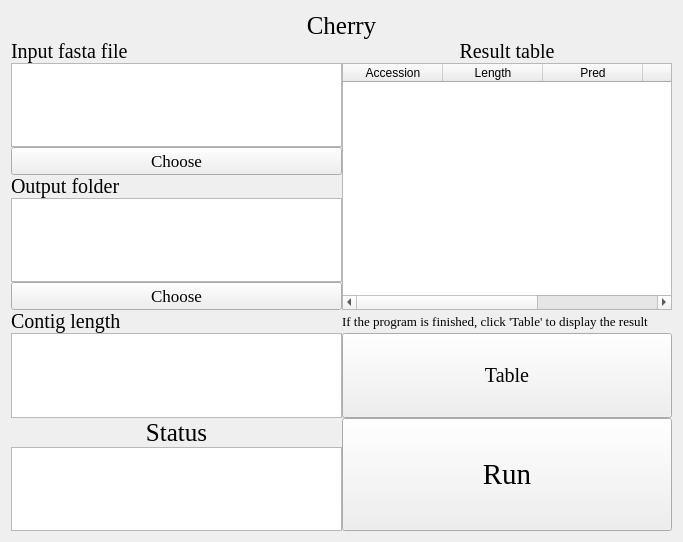
<?xml version="1.0" encoding="UTF-8"?>
<ui version="4.0">
 <class>Form</class>
 <widget class="QWidget" name="Form">
  <property name="geometry">
   <rect>
    <x>0</x>
    <y>0</y>
    <width>683</width>
    <height>542</height>
   </rect>
  </property>
  <property name="windowTitle">
   <string>Form</string>
  </property>
  <property name="styleSheet">
   <string notr="true">background-image: url(D:/tools/Pycharm/pyqt/logo/green_back.png);</string>
  </property>
  <layout class="QGridLayout" name="gridLayout_6">
   <item row="0" column="0">
    <layout class="QGridLayout" name="gridLayout">
     <property name="spacing">
      <number>0</number>
     </property>
     <item row="2" column="0">
      <widget class="QTextBrowser" name="textBrowser_2">
       <property name="styleSheet">
        <string notr="true">background-image: url(D:/Documents/Desktop/white.png)</string>
       </property>
      </widget>
     </item>
     <item row="1" column="0">
      <widget class="QLabel" name="label_2">
       <property name="font">
        <font>
         <family>Times New Roman</family>
         <pointsize>15</pointsize>
        </font>
       </property>
       <property name="text">
        <string>Input fasta file</string>
       </property>
       <property name="alignment">
        <set>Qt::AlignLeading|Qt::AlignLeft|Qt::AlignVCenter</set>
       </property>
      </widget>
     </item>
     <item row="8" column="1">
      <widget class="QPushButton" name="pushButton_4">
       <property name="sizePolicy">
        <sizepolicy hsizetype="Minimum" vsizetype="Expanding">
         <horstretch>0</horstretch>
         <verstretch>0</verstretch>
        </sizepolicy>
       </property>
       <property name="font">
        <font>
         <family>Times New Roman</family>
         <pointsize>15</pointsize>
        </font>
       </property>
       <property name="text">
        <string>Table</string>
       </property>
      </widget>
     </item>
     <item row="7" column="1">
      <widget class="QLabel" name="label_6">
       <property name="font">
        <font>
         <family>Times New Roman</family>
         <pointsize>10</pointsize>
        </font>
       </property>
       <property name="text">
        <string>If the program is finished, click 'Table' to display the result</string>
       </property>
       <property name="alignment">
        <set>Qt::AlignLeading|Qt::AlignLeft|Qt::AlignVCenter</set>
       </property>
      </widget>
     </item>
     <item row="9" column="1" rowspan="2">
      <widget class="QPushButton" name="pushButton">
       <property name="sizePolicy">
        <sizepolicy hsizetype="Expanding" vsizetype="Expanding">
         <horstretch>0</horstretch>
         <verstretch>0</verstretch>
        </sizepolicy>
       </property>
       <property name="font">
        <font>
         <family>Times New Roman</family>
         <pointsize>22</pointsize>
        </font>
       </property>
       <property name="styleSheet">
        <string notr="true">background-image: url(D:/Documents/Desktop/white.png)</string>
       </property>
       <property name="text">
        <string>Run</string>
       </property>
      </widget>
     </item>
     <item row="0" column="0" colspan="2">
      <widget class="QLabel" name="label">
       <property name="font">
        <font>
         <family>Times New Roman</family>
         <pointsize>19</pointsize>
        </font>
       </property>
       <property name="text">
        <string>Cherry</string>
       </property>
       <property name="alignment">
        <set>Qt::AlignCenter</set>
       </property>
      </widget>
     </item>
     <item row="4" column="0">
      <widget class="QLabel" name="label_3">
       <property name="font">
        <font>
         <family>Times New Roman</family>
         <pointsize>15</pointsize>
        </font>
       </property>
       <property name="text">
        <string>Output folder</string>
       </property>
       <property name="alignment">
        <set>Qt::AlignLeading|Qt::AlignLeft|Qt::AlignVCenter</set>
       </property>
      </widget>
     </item>
     <item row="5" column="0">
      <widget class="QTextBrowser" name="textBrowser_3">
       <property name="styleSheet">
        <string notr="true">background-image: url(D:/Documents/Desktop/white.png)</string>
       </property>
      </widget>
     </item>
     <item row="3" column="0">
      <widget class="QPushButton" name="pushButton_2">
       <property name="font">
        <font>
         <family>Times New Roman</family>
         <pointsize>13</pointsize>
        </font>
       </property>
       <property name="text">
        <string>Choose</string>
       </property>
      </widget>
     </item>
     <item row="7" column="0">
      <widget class="QLabel" name="label_5">
       <property name="font">
        <font>
         <family>Times New Roman</family>
         <pointsize>15</pointsize>
        </font>
       </property>
       <property name="text">
        <string>Contig length</string>
       </property>
       <property name="alignment">
        <set>Qt::AlignLeading|Qt::AlignLeft|Qt::AlignVCenter</set>
       </property>
      </widget>
     </item>
     <item row="6" column="0">
      <widget class="QPushButton" name="pushButton_3">
       <property name="font">
        <font>
         <family>Times New Roman</family>
         <pointsize>13</pointsize>
        </font>
       </property>
       <property name="text">
        <string>Choose</string>
       </property>
      </widget>
     </item>
     <item row="8" column="0">
      <widget class="QTextEdit" name="textEdit">
       <property name="styleSheet">
        <string notr="true">background-image: url(D:/Documents/Desktop/white.png)</string>
       </property>
      </widget>
     </item>
     <item row="9" column="0">
      <widget class="QLabel" name="label_4">
       <property name="font">
        <font>
         <family>Times New Roman</family>
         <pointsize>19</pointsize>
        </font>
       </property>
       <property name="text">
        <string>Status</string>
       </property>
       <property name="alignment">
        <set>Qt::AlignCenter</set>
       </property>
      </widget>
     </item>
     <item row="10" column="0">
      <widget class="QTextBrowser" name="textBrowser">
       <property name="styleSheet">
        <string notr="true">background-image: url(D:/Documents/Desktop/white.png)</string>
       </property>
      </widget>
     </item>
     <item row="2" column="1" rowspan="5">
      <widget class="QTableWidget" name="tableWidget">
       <property name="styleSheet">
        <string notr="true">background-image: url(D:/Documents/Desktop/white.png)</string>
       </property>
       <column>
        <property name="text">
         <string>Accession</string>
        </property>
       </column>
       <column>
        <property name="text">
         <string>Length</string>
        </property>
       </column>
       <column>
        <property name="text">
         <string>Pred</string>
        </property>
       </column>
       <column>
        <property name="text">
         <string>Score</string>
        </property>
       </column>
       <column>
        <property name="text">
         <string>Type</string>
        </property>
       </column>
      </widget>
     </item>
     <item row="1" column="1">
      <widget class="QLabel" name="label_7">
       <property name="font">
        <font>
         <family>Times New Roman</family>
         <pointsize>15</pointsize>
        </font>
       </property>
       <property name="text">
        <string>Result table</string>
       </property>
       <property name="alignment">
        <set>Qt::AlignCenter</set>
       </property>
      </widget>
     </item>
    </layout>
   </item>
  </layout>
 </widget>
 <resources/>
 <connections/>
</ui>
